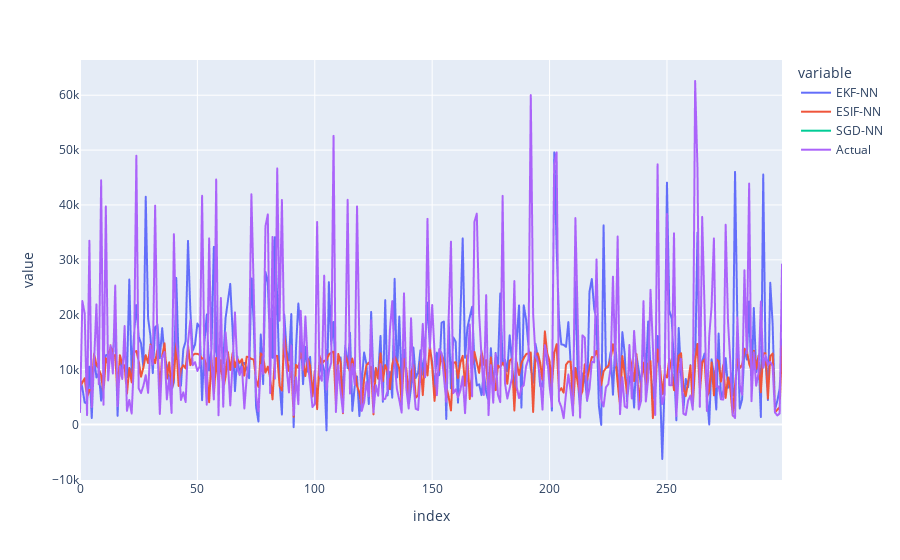

The notebook cell this image was saved under:
### Code cell
# Visualize
df_result = pd.DataFrame()

df_result['EKF-NN'] = scaler_target.inverse_transform(np.array(ekf_pred).reshape(-1,1)).ravel()
df_result['ESIF-NN'] = scaler_target.inverse_transform(np.array(esif_pred).reshape(-1,1))
df_result['SGD-NN'] = scaler_target.inverse_transform(np.array(sgd_pred).reshape(-1,1))
df_result['Actual'] = df_test['charges'].values
df_result.plot()

### Figure 1 — Plotly figure (JSON) as saved in the notebook; plotly's stock layout.template omitted (floating-point values rounded to 4 significant figures; data arrays with more than 128 entries replaced by an {"elided": "..."} marker saying what was removed)
{"data": [{"hovertemplate": "variable=EKF-NN<br>index=%{x}<br>value=%{y}<extra></extra>", "legendgroup": "EKF-NN", "line": {"color": "#636efa", "dash": "solid"}, "marker": {"symbol": "circle"}, "mode": "lines", "name": "EKF-NN", "showlegend": true, "type": "scattergl", "x": {"elided": "300 int values"}, "xaxis": "x", "y": {"elided": "300 float values"}, "yaxis": "y"}, {"hovertemplate": "variable=ESIF-NN<br>index=%{x}<br>value=%{y}<extra></extra>", "legendgroup": "ESIF-NN", "line": {"color": "#EF553B", "dash": "solid"}, "marker": {"symbol": "circle"}, "mode": "lines", "name": "ESIF-NN", "showlegend": true, "type": "scattergl", "x": {"elided": "300 int values"}, "xaxis": "x", "y": {"elided": "300 float values"}, "yaxis": "y"}, {"hovertemplate": "variable=SGD-NN<br>index=%{x}<br>value=%{y}<extra></extra>", "legendgroup": "SGD-NN", "line": {"color": "#00cc96", "dash": "solid"}, "marker": {"symbol": "circle"}, "mode": "lines", "name": "SGD-NN", "showlegend": true, "type": "scattergl", "x": {"elided": "300 int values"}, "xaxis": "x", "y": {"elided": "300 null values"}, "yaxis": "y"}, {"hovertemplate": "variable=Actual<br>index=%{x}<br>value=%{y}<extra></extra>", "legendgroup": "Actual", "line": {"color": "#ab63fa", "dash": "solid"}, "marker": {"symbol": "circle"}, "mode": "lines", "name": "Actual", "showlegend": true, "type": "scattergl", "x": {"elided": "300 int values"}, "xaxis": "x", "y": {"elided": "300 float values"}, "yaxis": "y"}], "layout": {"legend": {"title": {"text": "variable"}, "tracegroupgap": 0}, "margin": {"t": 60}, "xaxis": {"anchor": "y", "domain": [0, 1], "title": {"text": "index"}}, "yaxis": {"anchor": "x", "domain": [0, 1], "title": {"text": "value"}}}}
